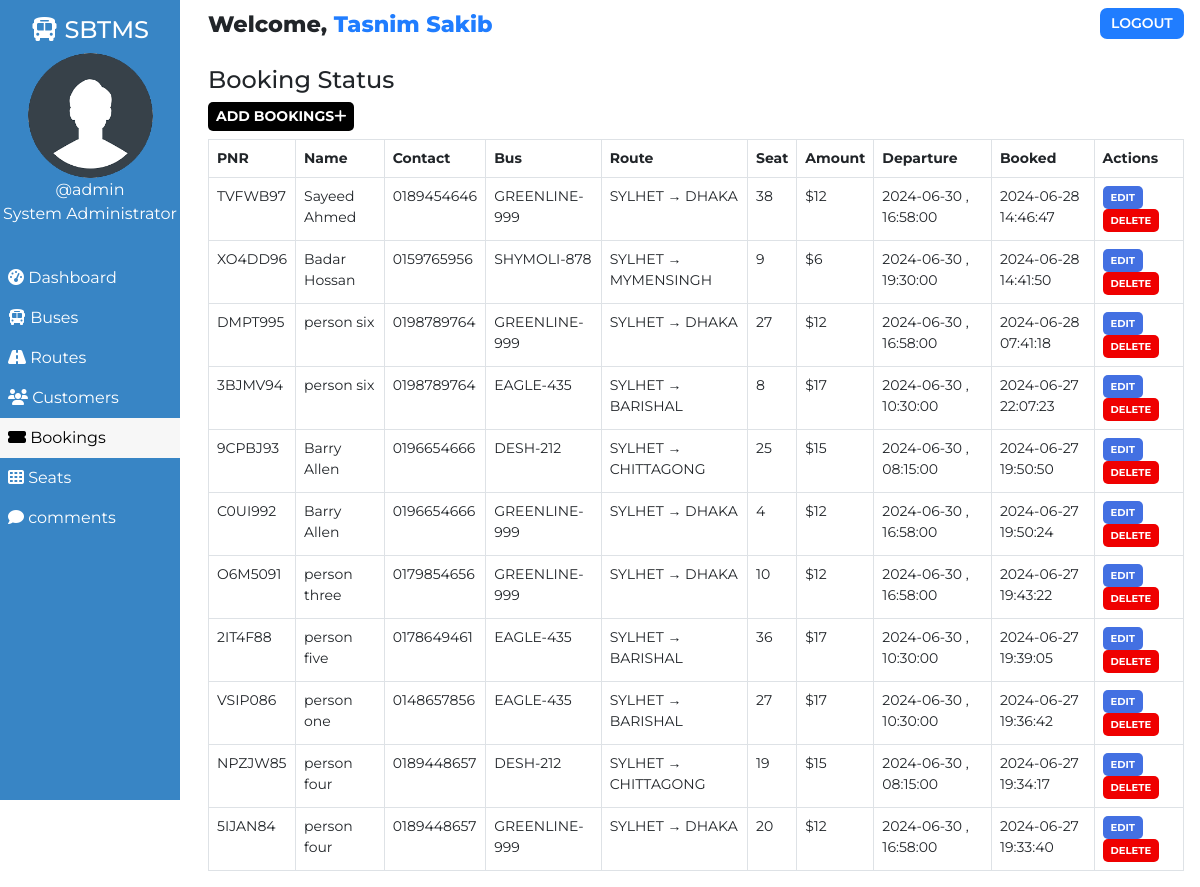
The page /admin/booking.php (signed in) on the database its author committed.
### tables this page shows
CREATE TABLE `users` (
  `user_id` int(11) NOT NULL,
  `user_fullname` varchar(100) NOT NULL,
  `user_name` varchar(30) NOT NULL,
  `user_password` varchar(255) NOT NULL,
  `user_created` datetime NOT NULL DEFAULT current_timestamp()
);

CREATE TABLE `bookings` (
  `id` int(100) NOT NULL,
  `booking_id` varchar(255) NOT NULL,
  `customer_id` varchar(255) NOT NULL,
  `route_id` varchar(255) NOT NULL,
  `customer_route` varchar(200) NOT NULL,
  `booked_amount` int(100) NOT NULL,
  `booked_seat` varchar(100) NOT NULL,
  `booking_created` datetime NOT NULL DEFAULT current_timestamp()
);

CREATE TABLE `customers` (
  `id` int(100) NOT NULL,
  `customer_id` varchar(255) NOT NULL,
  `customer_name` varchar(30) NOT NULL,
  `customer_phone` varchar(10) NOT NULL,
  `password` varchar(15) NOT NULL,
  `customer_created` datetime NOT NULL DEFAULT current_timestamp()
);

CREATE TABLE `routes` (
  `id` int(100) NOT NULL,
  `route_id` varchar(255) NOT NULL,
  `bus_no` varchar(155) NOT NULL,
  `route_cities` varchar(255) NOT NULL,
  `route_dep_date` date NOT NULL,
  `route_dep_time` time NOT NULL,
  `route_step_cost` int(100) NOT NULL,
  `route_created` datetime NOT NULL DEFAULT current_timestamp()
);

### assets/partials/_functions.php (called while the page is built, shortened)
<?php
    function get_from_table($conn, $table, $primaryKey, $pKeyValue, $toget)
    {
        $sql = "SELECT * FROM $table WHERE $primaryKey='$pKeyValue'";
        $result = mysqli_query($conn, $sql);
        $row = mysqli_fetch_assoc($result);
        if($row)
        {
            return $row["$toget"];
        }
        return false;
    }
?>

### admin/booking.php (the view, shortened to what this page needs)
<!DOCTYPE html>
<html lang="en">
<head>
    <link href="https://cdn.jsdelivr.net/npm/bootstrap@5.0.1/dist/css/bootstrap.min.css" rel="stylesheet">
    <?php
        $page="booking";
    ?>
</head>
<body>
    <?php require '../assets/partials/_admin-header.php';?>
        <?php
            $resultSql = "SELECT * FROM `bookings` ORDER BY booking_created DESC";
            $resultSqlResult = mysqli_query($conn, $resultSql);
            if(!mysqli_num_rows($resultSqlResult)){ ?>
                <div class="container mt-4">
                    <div id="noCustomers" class="alert alert-dark " role="alert">
                        <h1 class="alert-heading">No Bookings Found!!</h1>
                        <p class="fw-light">Be the first person to add one!</p>
                        <hr>
                        <div id="addCustomerAlert" class="alert alert-success" role="alert">
                                Click on <button id="add-button" class="button btn-sm"type="button"data-bs-toggle="modal" data-bs-target="#addModal">ADD <i class="fas fa-plus"></i></button> to add a booking!
                        </div>
                    </div>
                </div>
            <?php }
            else { ?>
            <section id="booking">
                <div id="head">
                    <h4>Booking Status</h4>
                </div>
                <div id="booking-results">
                    <div>
                        <button id="add-button" class="button btn-sm"type="button"data-bs-toggle="modal" data-bs-target="#addModal">Add Bookings<i class="fas fa-plus"></i></button>
                    </div>
                    <table class="table table-hover table-bordered">
                        <thead>
                            <th>PNR</th>
                            <th>Name</th>
                            <th>Contact</th>
                            <th>Bus</th>
                            <th>Route</th>
                            <th>Seat</th>
                            <th>Amount</th>
                            <th>Departure</th>
                            <th>Booked</th>
                            <th>Actions</th>
                        </thead>
                        <?php
                            while($row = mysqli_fetch_assoc($resultSqlResult))
                            {
                                $id = $row["id"];
                                $customer_id = $row["customer_id"];
                                $route_id = $row["route_id"];
                                $pnr = $row["booking_id"];
                                $customer_name = get_from_table($conn, "customers","customer_id", $customer_id, "customer_name");
                                $customer_phone = get_from_table($conn,"customers","customer_id", $customer_id, "customer_phone");
                                $bus_no = get_from_table($conn, "routes", "route_id", $route_id, "bus_no");
                                $route = $row["customer_route"];
                                $booked_seat = $row["booked_seat"];
                                $booked_amount = $row["booked_amount"];
                                $dep_date = get_from_table($conn, "routes", "route_id", $route_id, "route_dep_date");
                                $dep_time = get_from_table($conn, "routes", "route_id", $route_id, "route_dep_time");
                                $booked_timing = $row["booking_created"];
                        ?>
                        <tr>
                            <td>
                                <?php
                                    echo $pnr;
                                ?>
                            </td>
                            <td>
                                <?php
                                    echo $customer_name;
                                ?>
                            </td>
                            <td>
                                <?php
                                    echo $customer_phone;
                                ?>
                            </td>
                            <td>
                                <?php
                                    echo $bus_no;
                                ?>
                            </td>
                            <td>
                                <?php
                                    echo $route;
                                ?>
                            </td>
                            <td>
                                <?php
                                    echo $booked_seat;
                                ?>
                            </td>
                            <td>
                                <?php
                                    echo '$'.$booked_amount;
                                ?>
                            </td>
                            <td>
                                <?php
                                    echo $dep_date . " , ". $dep_time;
                                ?>
                            </td>
                            <td>
                                <?php
                                    echo $booked_timing;
                                ?>
                            </td>
                            <td>
                            <button class="button btn-sm edit-button" data-link="<?php echo $_SERVER['REQUEST_URI']; ?>" data-customerid="<?php
                                                echo $customer_id;?>" data-id="<?php
                                                echo $id;?>" data-name="<?php
                                                echo $customer_name;?>" data-phone="<?php
                                                echo $customer_phone;?>" >Edit</button>
                                <button class="button delete-button btn-sm" data-bs-toggle="modal" data-bs-target="#deleteModal"
                                data-id="<?php
                                                echo $id;?>" data-bookedseat="<?php
                                                echo $booked_seat;
                                            ?>" data-routeid="<?php
                                            echo $route_id;
                                        ?>"> Delete</button>
                            </td>
                        </tr>
                        <?php
                        }
                    ?>
                    </table>
                </div>
            </section>
            <?php } ?>
        </div>
    </main>
</body>
</html>

### assets/partials/_admin-header.php
<?php
    require '_functions.php';
    $conn = db_connect();
    $user_id = $_SESSION['user_id'];
    $sql = "SELECT * FROM users WHERE user_id = $user_id";
    $result = mysqli_query($conn, $sql);
    if($row = mysqli_fetch_assoc($result))
    {
        $user_fullname = $row["user_fullname"];
        $user_name = $row["user_name"];
    }
?>
    <main id="container">
        <div id="sidebar">
            <h4><i class="fas fa-bus"></i> SBTMS</h4>
            <div>
                <img class="adminDp" src="../assets/img/userav-min.png" height="125px" alt="Admin Profile Pic">
                <p>
                    <?php  echo '@'.$user_name;  ?>
                </p>
                <p>System Administrator</p>
            </div>
            <ul id="options">
                <li class="option <?php if($page=='dashboard'){ echo 'active';}?>">
                    <a href="./dashboard.php">
                    <i class="fas fa-tachometer-alt"></i> Dashboard
                    </a>
                </li>
                <li class="option <?php if($page=='bus'){ echo 'active';}?>">
                    <a href="./bus.php">
                    <i class="fas fa-bus"></i> Buses
                    </a>
                </li>
                <li class="option <?php if($page=='route'){ echo 'active';}?>">
                    <a href="./route.php">
                    <i class="fas fa-road"></i> Routes
                    </a>
                </li>
                <li class="option <?php if($page=='customer'){ echo 'active';}?>">
                    <a href="./customer.php">
                    <i class="fas fa-users"></i> Customers
                    </a>
                </li>
                <li class="option <?php if($page=='booking'){ echo 'active';}?>">
                    <a href="./booking.php">
                    <i class="fas fa-ticket-alt"></i> Bookings
                    </a>
                </li>
                <li class="option <?php if($page=='seat'){ echo 'active';}?>">
                    <a href="./seat.php">
                    <i class="fas fa-th"></i> Seats
                    </a>
                </li>
                <li class="option <?php if($page=='comments'){ echo 'active';}?>">
                    <a href="./comments.php">
                    <i class="fas fa-comment"></i> comments
                    </a>
                </li>
            </ul>
        </div>
        <div id="main-content">
            <section id="welcome">
                <ul>
                    <li class="welcome-item">Welcome,
                        <span id="USER">
                            <?php
                                echo $user_fullname;
                            ?>
                        </span>
                    </li>
                    <li class="welcome-item">
                        <button id="logout" class="btn-sm">
                            <a href="../assets/partials/_logout.php">LOGOUT</a>
                        </button>
                    </li>
                </ul>
            </section>

### assets/styles/admin.php (style rules this page uses)
body { margin: 0; box-sizing: border-box; font-family: 'Montserrat', sans-serif; background-color: white; }
html { scroll-behavior: smooth; }
*, *::after, *::before { box-sizing: inherit; }
#USER { color: #207DFF; }
.adminDp { border-radius: 50%; }
#welcome { background-color: white; }
#welcome ul { display: flex; justify-content: space-between; list-style-type: none; padding: 0; margin: 0; }
#welcome li { margin: 0 1rem; padding: 0.5rem 0; }
#welcome li:first-child { font-weight: 800; font-size: 1.4rem; }
#logout { padding: 0.3rem 0.7rem; background-color: #207DFF; font-weight: 600; outline: none; border: none; border-radius: 7px; }
#logout a { color: white; text-decoration: none; }
@media only screen and (min-width:1000px) { #sidebar { text-align: center; background-color: #3885c5; color: white; width: 15%; position: fixed; top: 0%; padding-top: 1rem; z-index: 2; height: 100vh; } }
@media only screen and (min-width:1000px) { #sidebar p { margin: 0; } }
@media only screen and (min-width:1000px) { #sidebar ul { margin-top: 2rem; } }
@media only screen and (min-width:1000px) { #options { list-style-type: none; text-align: left; padding-left: 0; } }
@media only screen and (min-width:1000px) { .option a { display: block; padding: 0.5rem; text-decoration: none; color: inherit; } }
@media only screen and (min-width:1000px) { .active { background-color:#f7f7f7; color:black; } }
@media only screen and (min-width:1000px) { #main-content { margin-left: 16%; } }

### assets/styles/admin-options.php (style rules this page uses)
* { font-family: Montserrat; }
#booking #head, #customer #head, #route #head, #seat #head, #bus #head { padding-top: 1rem; }
#booking, #customer, #route, #bus, #seat { padding: 0 1rem; }
#booking-results > div, #customer-results > div, #route-results > div, #bus-results > div { margin-bottom: 0.5rem; }
#booking-results button, #customer-results button, #route button, #bus-results button { border-radius: 5px; }
.button { border: none; font-weight: bold; text-transform: uppercase; }
#add-button { background-color: black; color: white; }
table { font-size: 14px; }
table th,td { padding-left: 0.3rem; }
table button { color: white; }
.edit-button { background-color: #4370E2; }
.delete-button { background-color: #EF0000; }
.edit-button, .delete-button { font-size: 10px }

### rows shown on the page
users: user_name "admin", user_fullname "Tasnim Sakib"
bookings: booking "TVFWB97", customer.customer_name "Sayeed Ahmed", customer.customer_phone "0189454646", route.bus_no "GREENLINE-999", customer_route "SYLHET → DHAKA", booked_seat "38", booked_amount "12", route.route_dep_date "2024-06-30", route.route_dep_time "16:58:00", booking_created "2024-06-28 14:46:47"
bookings: booking "XO4DD96", customer.customer_name "Badar Hossan", customer.customer_phone "0159765956", route.bus_no "SHYMOLI-878", customer_route "SYLHET → MYMENSINGH", booked_seat "9", booked_amount "6", route.route_dep_date "2024-06-30", route.route_dep_time "19:30:00", booking_created "2024-06-28 14:41:50"
bookings: booking "DMPT995", customer.customer_name "person six", customer.customer_phone "0198789764", route.bus_no "GREENLINE-999", customer_route "SYLHET → DHAKA", booked_seat "27", booked_amount "12", route.route_dep_date "2024-06-30", route.route_dep_time "16:58:00", booking_created "2024-06-28 07:41:18"
bookings: booking "3BJMV94", customer.customer_name "person six", customer.customer_phone "0198789764", route.bus_no "EAGLE-435", customer_route "SYLHET → BARISHAL", booked_seat "8", booked_amount "17", route.route_dep_date "2024-06-30", route.route_dep_time "10:30:00", booking_created "2024-06-27 22:07:23"
bookings: booking "9CPBJ93", customer.customer_name "Barry Allen", customer.customer_phone "0196654666", route.bus_no "DESH-212", customer_route "SYLHET → CHITTAGONG", booked_seat "25", booked_amount "15", route.route_dep_date "2024-06-30", route.route_dep_time "08:15:00", booking_created "2024-06-27 19:50:50"
bookings: booking "C0UI992", customer.customer_name "Barry Allen", customer.customer_phone "0196654666", route.bus_no "GREENLINE-999", customer_route "SYLHET → DHAKA", booked_seat "4", booked_amount "12", route.route_dep_date "2024-06-30", route.route_dep_time "16:58:00", booking_created "2024-06-27 19:50:24"
bookings: booking "O6M5091", customer.customer_name "person three", customer.customer_phone "0179854656", route.bus_no "GREENLINE-999", customer_route "SYLHET → DHAKA", booked_seat "10", booked_amount "12", route.route_dep_date "2024-06-30", route.route_dep_time "16:58:00", booking_created "2024-06-27 19:43:22"
bookings: booking "2IT4F88", customer.customer_name "person five", customer.customer_phone "0178649461", route.bus_no "EAGLE-435", customer_route "SYLHET → BARISHAL", booked_seat "36", booked_amount "17", route.route_dep_date "2024-06-30", route.route_dep_time "10:30:00", booking_created "2024-06-27 19:39:05"
bookings: booking "VSIP086", customer.customer_name "person one", customer.customer_phone "0148657856", route.bus_no "EAGLE-435", customer_route "SYLHET → BARISHAL", booked_seat "27", booked_amount "17", route.route_dep_date "2024-06-30", route.route_dep_time "10:30:00", booking_created "2024-06-27 19:36:42"
bookings: booking "NPZJW85", customer.customer_name "person four", customer.customer_phone "0189448657", route.bus_no "DESH-212", customer_route "SYLHET → CHITTAGONG", booked_seat "19", booked_amount "15", route.route_dep_date "2024-06-30", route.route_dep_time "08:15:00", booking_created "2024-06-27 19:34:17"
bookings: booking "5IJAN84", customer.customer_name "person four", customer.customer_phone "0189448657", route.bus_no "GREENLINE-999", customer_route "SYLHET → DHAKA", booked_seat "20", booked_amount "12", route.route_dep_date "2024-06-30", route.route_dep_time "16:58:00", booking_created "2024-06-27 19:33:40"
